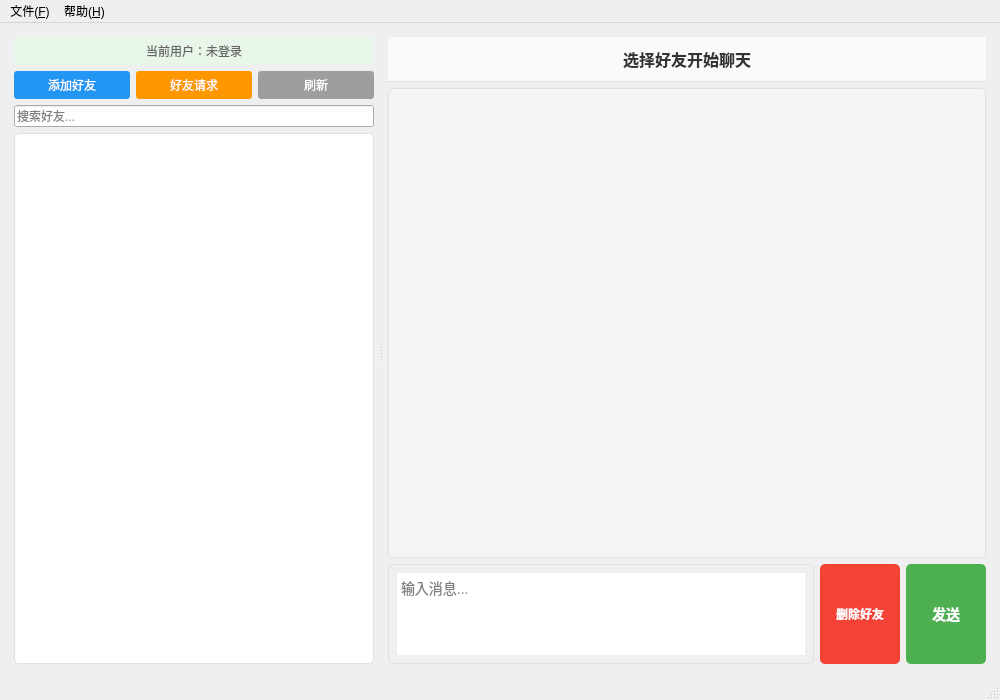
<?xml version="1.0" encoding="UTF-8"?>
<ui version="4.0">
 <class>MainWindow</class>
 <widget class="QMainWindow" name="MainWindow">
  <property name="geometry">
   <rect>
    <x>0</x>
    <y>0</y>
    <width>1000</width>
    <height>700</height>
   </rect>
  </property>
  <property name="windowTitle">
   <string>IMSystem - 即时通讯</string>
  </property>
  <widget class="QWidget" name="centralwidget">
   <layout class="QHBoxLayout" name="horizontalLayout">
    <item>
     <widget class="QSplitter" name="mainSplitter">
      <property name="orientation">
       <enum>Qt::Horizontal</enum>
      </property>
      <widget class="QWidget" name="leftPanel">
       <layout class="QVBoxLayout" name="leftLayout">
        <property name="leftMargin">
         <number>5</number>
        </property>
        <property name="topMargin">
         <number>5</number>
        </property>
        <property name="rightMargin">
         <number>5</number>
        </property>
        <property name="bottomMargin">
         <number>5</number>
        </property>
        <item>
         <widget class="QLabel" name="userAccountLabel">
          <property name="text">
           <string>当前用户：未登录</string>
          </property>
          <property name="alignment">
           <set>Qt::AlignCenter</set>
          </property>
          <property name="maximumSize">
           <size>
            <width>16777215</width>
            <height>30</height>
           </size>
          </property>
          <property name="styleSheet">
           <string notr="true">QLabel {
    font-size: 12px;
    color: #666666;
    background-color: #e8f5e9;
    border-radius: 4px;
    padding: 5px;
}</string>
          </property>
         </widget>
        </item>
        <item>
         <layout class="QHBoxLayout" name="friendButtonLayout">
          <item>
           <widget class="QPushButton" name="addFriendBtn">
            <property name="text">
             <string>添加好友</string>
            </property>
            <property name="styleSheet">
             <string notr="true">QPushButton {
    background-color: #2196F3;
    color: white;
    border: none;
    border-radius: 3px;
    padding: 5px;
    font-size: 12px;
}
QPushButton:hover {
    background-color: #1976D2;
}</string>
            </property>
           </widget>
          </item>
          <item>
           <widget class="QPushButton" name="friendRequestsBtn">
            <property name="text">
             <string>好友请求</string>
            </property>
            <property name="styleSheet">
             <string notr="true">QPushButton {
    background-color: #FF9800;
    color: white;
    border: none;
    border-radius: 3px;
    padding: 5px;
    font-size: 12px;
}
QPushButton:hover {
    background-color: #F57C00;
}</string>
            </property>
           </widget>
          </item>
          <item>
           <widget class="QPushButton" name="refreshFriendsBtn">
            <property name="text">
             <string>刷新</string>
            </property>
            <property name="styleSheet">
             <string notr="true">QPushButton {
    background-color: #9E9E9E;
    color: white;
    border: none;
    border-radius: 3px;
    padding: 5px;
    font-size: 12px;
}
QPushButton:hover {
    background-color: #757575;
}</string>
            </property>
           </widget>
          </item>
         </layout>
        </item>
        <item>
         <widget class="QLineEdit" name="searchEdit">
          <property name="placeholderText">
           <string>搜索好友...</string>
          </property>
          <property name="maximumSize">
           <size>
            <width>16777215</width>
            <height>35</height>
           </size>
          </property>
         </widget>
        </item>
        <item>
         <widget class="QListWidget" name="friendList">
          <property name="styleSheet">
           <string notr="true">QListWidget {
    border: 1px solid #e0e0e0;
    border-radius: 5px;
    background-color: #ffffff;
}
QListWidget::item {
    padding: 8px;
    border-bottom: 1px solid #f0f0f0;
}
QListWidget::item:selected {
    background-color: #e3f2fd;
    color: #1976d2;
}
QListWidget::item:hover {
    background-color: #f5f5f5;
}</string>
          </property>
         </widget>
        </item>
       </layout>
      </widget>
      <widget class="QWidget" name="rightPanel">
       <layout class="QVBoxLayout" name="rightLayout">
        <property name="leftMargin">
         <number>5</number>
        </property>
        <property name="topMargin">
         <number>5</number>
        </property>
        <property name="rightMargin">
         <number>5</number>
        </property>
        <property name="bottomMargin">
         <number>5</number>
        </property>
        <item>
         <widget class="QLabel" name="chatTitleLabel">
          <property name="text">
           <string>选择好友开始聊天</string>
          </property>
          <property name="alignment">
           <set>Qt::AlignCenter</set>
          </property>
          <property name="maximumSize">
           <size>
            <width>16777215</width>
            <height>50</height>
           </size>
          </property>
          <property name="styleSheet">
           <string notr="true">QLabel {
    font-size: 16px;
    font-weight: bold;
    color: #333333;
    background-color: #fafafa;
    border-bottom: 1px solid #e0e0e0;
    padding: 10px;
}</string>
          </property>
         </widget>
        </item>
        <item>
         <widget class="QTextBrowser" name="messageBrowser">
          <property name="styleSheet">
           <string notr="true">QTextBrowser {
    border: 1px solid #e0e0e0;
    border-radius: 5px;
    background-color: #f5f5f5;
    padding: 10px;
}</string>
          </property>
          <property name="openExternalLinks">
           <bool>false</bool>
          </property>
         </widget>
        </item>
        <item>
         <layout class="QHBoxLayout" name="inputLayout">
          <item>
           <widget class="QTextEdit" name="messageInput">
            <property name="placeholderText">
             <string>输入消息...</string>
            </property>
            <property name="maximumSize">
             <size>
              <width>16777215</width>
              <height>100</height>
             </size>
            </property>
            <property name="styleSheet">
             <string notr="true">QTextEdit {
    border: 1px solid #e0e0e0;
    border-radius: 5px;
    padding: 8px;
    font-size: 14px;
}</string>
            </property>
           </widget>
          </item>
          <item>
           <widget class="QPushButton" name="deleteFriendBtn">
            <property name="text">
             <string>删除好友</string>
            </property>
            <property name="minimumSize">
             <size>
              <width>80</width>
              <height>60</height>
             </size>
            </property>
            <property name="maximumSize">
             <size>
              <width>80</width>
              <height>100</height>
             </size>
            </property>
            <property name="styleSheet">
             <string notr="true">QPushButton {
    background-color: #f44336;
    color: white;
    border: none;
    border-radius: 5px;
    font-size: 12px;
    font-weight: bold;
}
QPushButton:hover {
    background-color: #d32f2f;
}
QPushButton:pressed {
    background-color: #b71c1c;
}</string>
            </property>
           </widget>
          </item>
          <item>
           <widget class="QPushButton" name="sendBtn">
            <property name="text">
             <string>发送</string>
            </property>
            <property name="minimumSize">
             <size>
              <width>80</width>
              <height>60</height>
             </size>
            </property>
            <property name="maximumSize">
             <size>
              <width>80</width>
              <height>100</height>
             </size>
            </property>
            <property name="styleSheet">
             <string notr="true">QPushButton {
    background-color: #4CAF50;
    color: white;
    border: none;
    border-radius: 5px;
    font-size: 14px;
    font-weight: bold;
}
QPushButton:hover {
    background-color: #45a049;
}
QPushButton:pressed {
    background-color: #3d8b40;
}</string>
            </property>
           </widget>
          </item>
         </layout>
        </item>
       </layout>
      </widget>
     </widget>
    </item>
   </layout>
  </widget>
  <widget class="QMenuBar" name="menubar">
   <property name="geometry">
    <rect>
     <x>0</x>
     <y>0</y>
     <width>1000</width>
     <height>21</height>
    </rect>
   </property>
   <widget class="QMenu" name="menuFile">
    <property name="title">
     <string>文件(&amp;F)</string>
    </property>
    <addaction name="actionExit"/>
   </widget>
   <widget class="QMenu" name="menuHelp">
    <property name="title">
     <string>帮助(&amp;H)</string>
    </property>
    <addaction name="actionAbout"/>
   </widget>
   <addaction name="menuFile"/>
   <addaction name="menuHelp"/>
  </widget>
  <widget class="QStatusBar" name="statusbar"/>
  <action name="actionExit">
   <property name="text">
    <string>退出(&amp;Q)</string>
   </property>
  </action>
  <action name="actionAbout">
   <property name="text">
    <string>关于(&amp;A)</string>
   </property>
  </action>
 </widget>
 <resources/>
 <connections/>
</ui>
